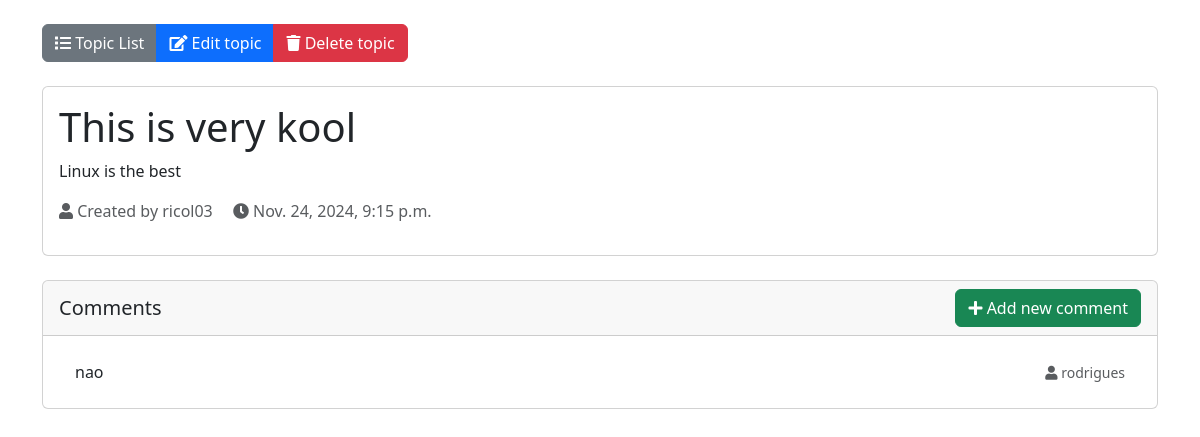
Screenshot of /topic/8/ with the database file from the repository.
### topics/models.py (models this page shows, shortened)
class Topic(models.Model):
    title = models.CharField(max_length=200)
    description = models.TextField()
    created_at = models.DateTimeField(auto_now_add=True)
    author = models.ForeignKey(User, on_delete=models.CASCADE, related_name='topics')

class Comment(models.Model):
    topic = models.ForeignKey(Topic, on_delete=models.CASCADE, related_name='comments')
    text = models.TextField()
    created_at = models.DateTimeField(auto_now_add=True)
    author = models.ForeignKey(User, on_delete=models.CASCADE, related_name='comments')

### topics/views.py (the view)
# urls.py: path('topic/<int:topic_id>/', views.topic_detail, name='topic_detail'),
def topic_detail(request, topic_id):
    topic = get_object_or_404(Topic, id=topic_id)
    comments = topic.comments.all()
    return render(request, 'topic_detail.html', {'topic': topic, 'comments': comments})

### topics/templates/topic_detail.html (shortened to what this page needs)
{% load crispy_forms_tags %}
<!DOCTYPE html>
<html>
<head>
    <link href="https://cdn.jsdelivr.net/npm/bootstrap@5.3.1/dist/css/bootstrap.min.css" rel="stylesheet"
>
    <link rel="stylesheet" href="https://cdnjs.cloudflare.com/ajax/libs/font-awesome/5.15.4/css/all.min.css">
</head>
<header class="mb-4">
    <div class="btn-group" role="group">
        <button class="btn btn-secondary" onclick="window.location.href='{% url 'index' %}'">
            <i class="fas fa-list"></i> Topic List
        </button>
        <button class="btn btn-primary" onclick="window.location.href='{% url 'edit_topic' topic.id %}'">
            <i class="fas fa-edit"></i> Edit topic
        </button>
        <button class="btn btn-danger" onclick="window.location.href='{% url 'delete_topic' topic.id %}'">
            <i class="fas fa-trash"></i> Delete topic
        </button>
    </div>
</header>
<body class="container py-4">
    <div class="card mb-4">
        <div class="card-body">
            <h1 class="card-title">{{ topic.title }}</h1>
            <p class="card-text">{{ topic.description }}</p>
            <p class="text-muted">
                <i class="fas fa-user"></i> Created by {{ topic.author.username }}
                <i class="fas fa-clock ms-3"></i> {{ topic.created_at }}
            </p>
        </div>
    </div>
    <div class="card">
        <div class="card-header d-flex justify-content-between align-items-center">
            <h2 class="h5 mb-0">Comments</h2>
            <button class="btn btn-success" onclick="window.location.href='{% url 'add_comment' topic.id %}'">
                <i class="fas fa-plus"></i> Add new comment
            </button>
        </div>
        <div class="card-body">
            <ul class="list-group list-group-flush">
                {% for comment in comments %}
                    <li class="list-group-item">
                        <div class="d-flex justify-content-between align-items-center">
                            <div>{{ comment.text }}</div>
                            <small class="text-muted">
                                <i class="fas fa-user"></i> {{ comment.author.username }}
                            </small>
                        </div>
                    </li>
                {% endfor %}
            </ul>
        </div>
    </div>
</body>
</html>

### rows the page displays
Topic: title "This is very kool", description "Linux is the best", author.username "ricol03", created_at "Nov. 24, 2024, 9:15 p.m."
Comment: text "nao", author.username "rodrigues"
